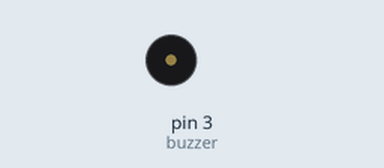
Recording of a sketch running on a simulated Arduino Uno, built with avr-gcc and run on an emulated ATmega328P. Parts: buzzer (waves = sounding).

Above: at 1.0 s.
At 2.5 s:
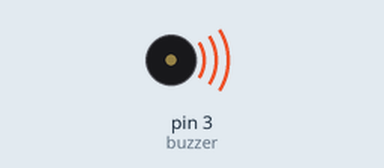
Timing chart, 0 to 4.6 s (numbered marks = the images above):
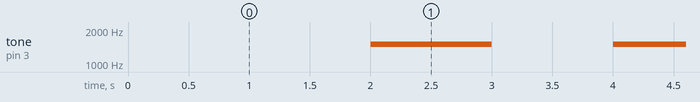

Measured:
- by itself, tone on pin 3 (buzzer): alternates 1500 Hz for 1.0 s and silent for 1.0 s

The sketch:

1.19_buzzer.ino
```cpp
const int buzzer = 3; //Constante armazenando o número do pino que vamos utilizar

unsigned long periodo_buz = 2000; // 1 minuto = 60000
unsigned long time_buz    = 0;

void setup() {
  /*
    Informamos que ao pino 8 será de saída.
  */
  pinMode(buzzer,OUTPUT);
}

void loop() {
   if(millis() >  time_buz + periodo_buz){
    time_buz = millis();
  tone(buzzer,1500,1000);
}

 /*Em delay esperamos um segundo para avançar para a próxima linha*/

  //noTone(buzzer);
  /*Desligamos o Buzzer*/

  //delay(1000);
 /*Esperamos um segundo para finalizar o método*/
}
```
